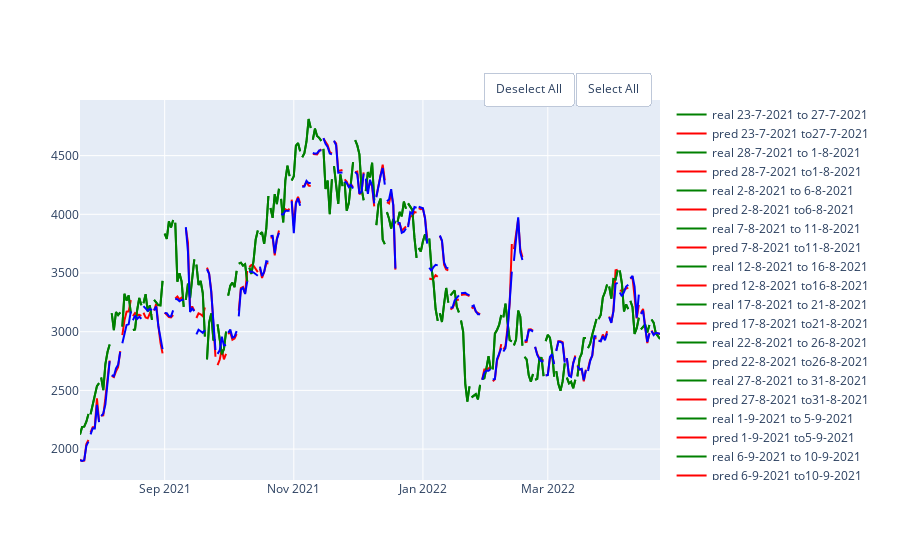

Source (notebook cell):
### Markdown cell above
## Random Forest

### Code cell
rf_se = RandomForestRegressor(random_state=10,criterion='mse')
rf_ae = RandomForestRegressor(random_state=10,criterion='mae')
df = pd.DataFrame(columns = ['MAE', 'MSE','RMSE','R2'], index = ['mse','mae'])
show_results(df, df_eth,'close',100,5, rf_se, rf_ae)
